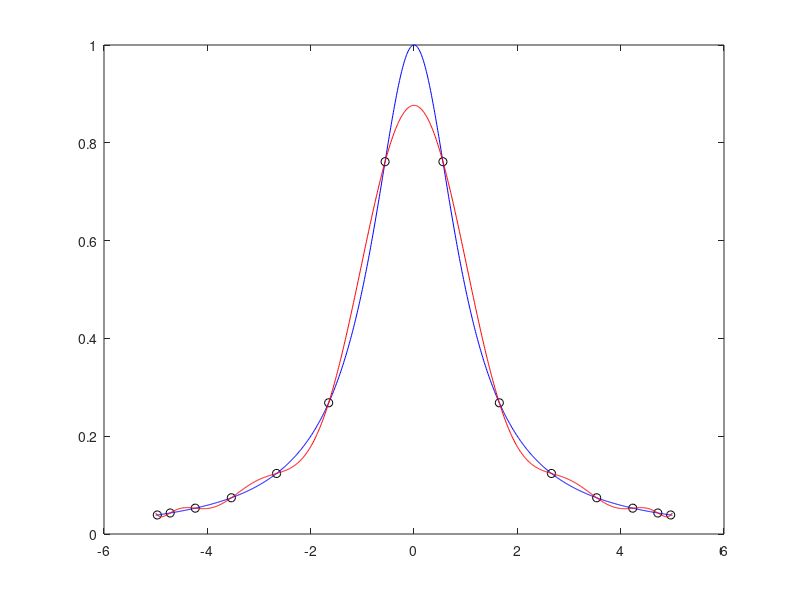

Source code (MATLAB):
clear
close all
clc
n=13;
a=-5, b=5;

i=1:n+1;

f=@(dumbo)1./(1+dumbo.^2);

t=-cos((2*i-1)*pi/(2*(n+1)));
x=(b-a)/2*t+(b+a)/2;     %crea nodi di chebiscev

z=linspace(a,b,1001);
c=polyfit(x,f(x),n);    %calcola i coefficienti del polinomio interpolante
p=polyval(c,z);         %trova f(x) con coefficienti c e nei punti di ascissa z
plot(x,f(x),'ko',z,f(z),'b',z,p,'r');   %disegna tre funzioni, rispettivamente nera a pallini, blu e rossa
